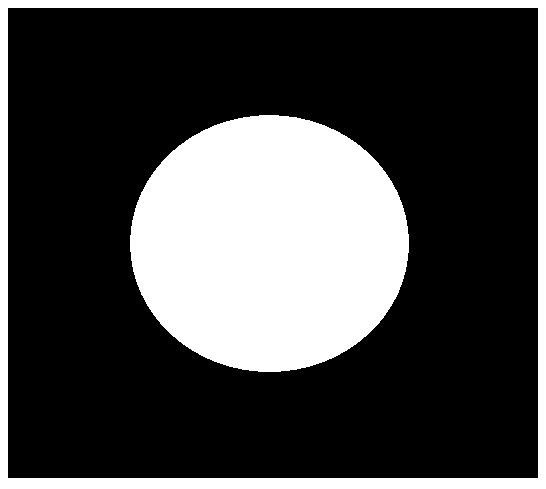
#> input picture img/pie.png, 546 x 489 px
$ python class14_sobel.py   (older library calls are emulated)
#> lines starting #> are read from the running program, lines starting #| are printed output that depends on the picture; after the words box and inside, x2 and y2 are one past the last pixel; in counts of white or black regions, pixels touching at a corner belong together
import cv2
import matplotlib.pyplot as plt
import numpy as np

def cv_show(img):
	cv2.imshow('img',img)
	cv2.waitKey()
	cv2.destroyAllWindows()

img=cv2.imread('img/pie.png')
#> img is the input picture: shape (489, 546, 3); 27.8% white; 2 white regions, box (x1, y1, x2, y2) and area: (130, 115, 409, 372) 56244, (0, 0, 546, 489) 17894
sobelx=cv2.Sobel(img,cv2.CV_64F,1,0,ksize=3)
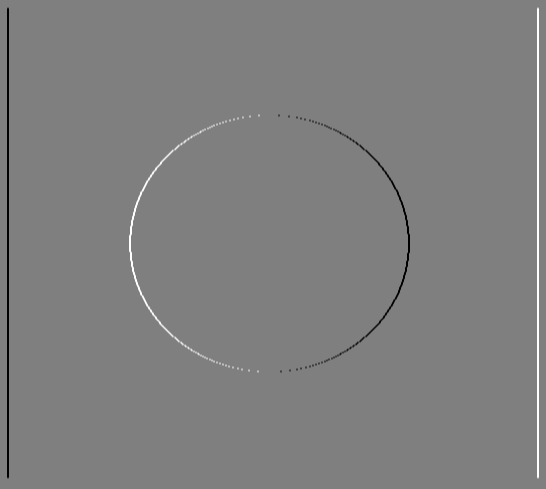
#> sobelx: shape (489, 546, 3) float64; min -1020, max 1020, mean 0; drawn with min black and max white
sobelx=cv2.convertScaleAbs(sobelx)
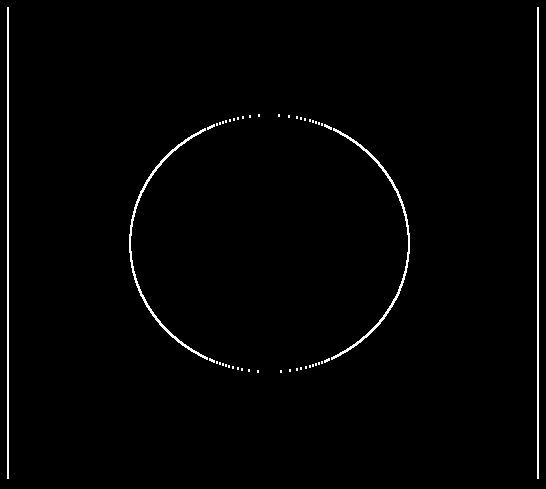
#> sobelx: shape (489, 546, 3); 1.4% white in thin lines or dots
cv_show(sobelx)
sobely=cv2.Sobel(img,cv2.CV_64F,0,1,ksize=3)
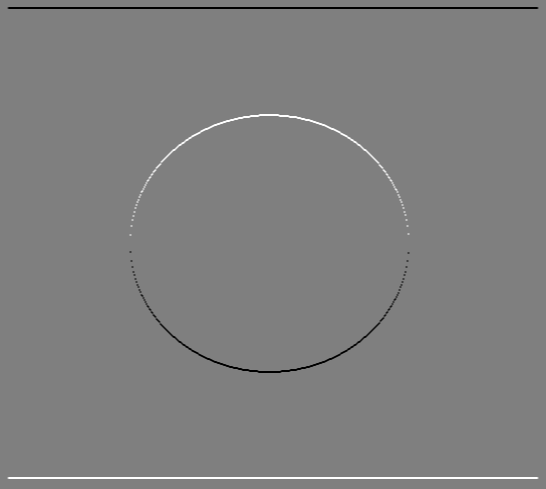
#> sobely: shape (489, 546, 3) float64; min -1020, max 1020, mean 0; drawn with min black and max white
sobely=cv2.convertScaleAbs(sobely)
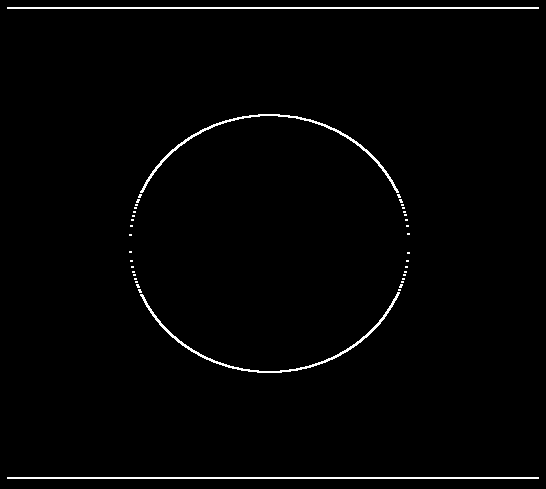
#> sobely: shape (489, 546, 3); 1.5% white in thin lines or dots
cv_show(sobely)


sobelxy=cv2.addWeighted(sobelx,0.5,sobely,0.5,0)
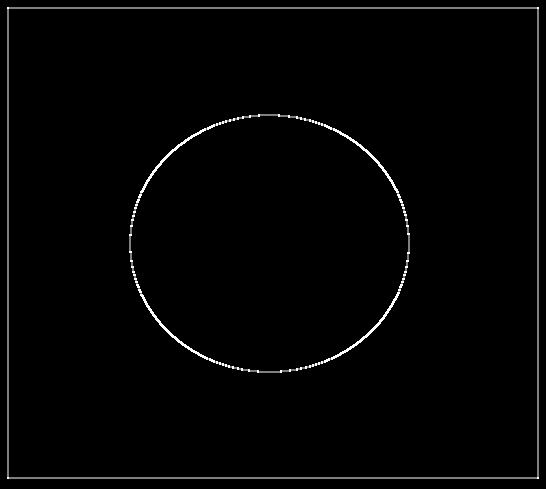
#> sobelxy: shape (489, 546, 3); min 0, max 255, mean 3.7
cv_show(sobelxy)
